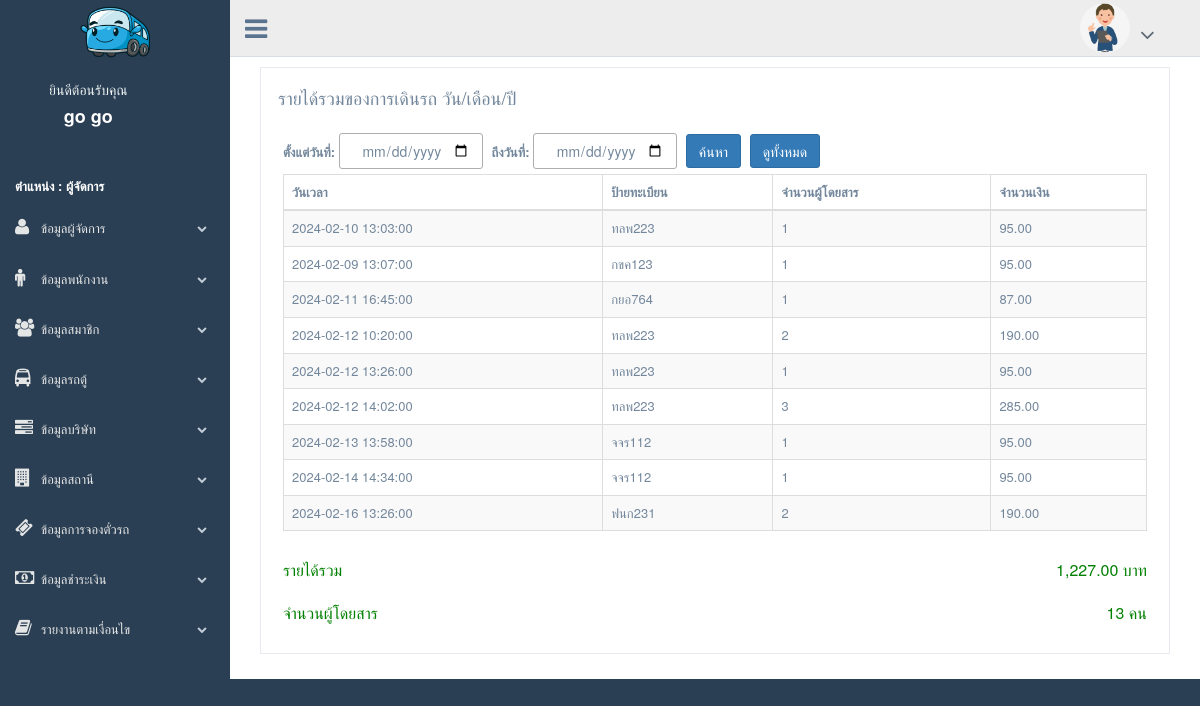
/backend/admin/reports_dmy.php (signed in), run on the app's committed database.
### tables this page shows
CREATE TABLE `tb_type` (
  `type_id` int(11) NOT NULL,
  `type_name` varchar(20) NOT NULL
);

CREATE TABLE `tb_payment` (
  `payment_id` int(11) NOT NULL,
  `payment_type` varchar(10) NOT NULL,
  `payment_fname` varchar(100) NOT NULL,
  `payment_lname` varchar(100) NOT NULL,
  `payment_no` varchar(6) NOT NULL,
  `payment_bank` int(11) NOT NULL,
  `payment_pay` double NOT NULL,
  `payment_tel` varchar(10) NOT NULL,
  `payment_date_time` datetime NOT NULL,
  `payment_pic` varchar(255) NOT NULL,
  `company_id` int(11) NOT NULL,
  `payment_status` int(11) NOT NULL DEFAULT '0',
  `user_idcard` varchar(13) NOT NULL,
  `station_id` int(11) NOT NULL,
  `status` int(11) NOT NULL,
  `tickets_id` int(11) NOT NULL,
  `carservice_vehicle` char(10) NOT NULL
);

CREATE TABLE `tb_tickets` (
  `tickets_id` int(11) NOT NULL,
  `tickets_date_time` datetime NOT NULL,
  `amount` varchar(3) NOT NULL,
  `station_price_tickets` double NOT NULL,
  `tickets_no` varchar(10) NOT NULL,
  `user_idcard` varchar(13) DEFAULT NULL,
  `station_id` int(11) NOT NULL,
  `company_id` int(11) NOT NULL,
  `status` int(11) NOT NULL,
  `tickets_type` varchar(50) NOT NULL,
  `carservice_vehicle` char(10) NOT NULL
);

### class_conn.php (called while the page is built, shortened)
<?php
class class_conn{
public $db_server = "localhost";
public $db_username = "root";
public $db_password = "0852009988";
public $db_database = "db_vantickets2";
public function select_base($sql){
$db_server = $this->db_server;
$db_username = $this->db_username;
$db_password = $this->db_password;
$db_database = $this->db_database;
$con = mysqli_connect($db_server,$db_username,$db_password,$db_database);
mysqli_set_charset($con,"utf8");
$result = mysqli_query($con,$sql);
return $result;
}
}
?>

### backend/admin/reports_dmy.php (the view, shortened to what this page needs)
<?php include('header.php'); ?>
<div class="right_col" role="main">
    <div class="col-md-12 col-sm-12 col-xs-12">
        <div class="x_panel">
            <h2>รายได้รวมของการเดินรถ วัน/เดือน/ปี</h2>
            <div class="x_content">
                <p class="text-muted font-13 m-b-30">
                <form action="reports_day.php" method="POST">
                    <div>
                        <label for="start_date">ตั้งแต่วันที่:</label>
                        <input type="date" name="start_date" class="btn btn-light" style="border: 0.1rem solid #adadad;"
                            required>
                        <label for="end_date">ถึงวันที่:</label>
                        <input type="date" name="end_date" class="btn btn-light" style="border: 0.1rem solid #adadad;"
                            required>
                        <button type="submit" name="submit" class="btn btn-primary">ค้นหา</button>
                        <a href="reports_dmy.php" class="btn btn-primary">ดูทั้งหมด</a>
                    </div>
                </form>
                <table id="expenseTable" class="table table-striped table-bordered">
                    <thead>
                        <tr>
                        <tr>
                            <th>วันเวลา</th>
                            <th>ป้ายทะเบียน</th>
                            <th>จำนวนผู้โดยสาร</th>
                            <th>จำนวนเงิน</th>
                        </tr>
                        </tr>
                    </thead>
                    <tbody>
                        <?php
                        $status = 1;
                        $sql = "SELECT *,
                            c.company_name AS c_name,
                            b.bank_name AS b_name,
                            b.bank_number AS b_number,
                            s.station_registration,
                            t.amount
                            FROM tb_payment p
                            JOIN tb_company c ON p.company_id = c.company_id
                            JOIN tb_bank b ON b.bank_id = p.payment_bank
                            JOIN tb_station s ON s.station_id = p.station_id
                            JOIN tb_tickets t ON t.tickets_id = p.tickets_id
                            WHERE p.payment_status = '$status' and DATE(p.payment_date_time)";
                        $result = $cls_conn->select_base($sql);
                        while ($row = mysqli_fetch_array($result)) {
                            ?>
                            <tr>
                                <td>
                                    <?= $row['payment_date_time']; ?>
                                </td>
                                <td>
                                    <?= $row['carservice_vehicle']; ?>
                                </td>
                                <td>
                                    <?= $row['amount']; ?>
                                </td>
                                <td>
                                    <?= number_format((intval($row['payment_pay'])), 2, ".", ","); ?>
                                </td>
                            </tr>
                            <?php
                        }
                        ?>
                    </tbody>
                </table>
                <label style="display: flex; align-items: center;">
                    <h4 style="margin-right: 10px;">รายได้รวม</h4>
                    <h4 style="margin-left: auto;">
                        <?php
                        $totalRevenue = 0;
                        mysqli_data_seek($result, 0);
                        while ($row = mysqli_fetch_array($result)) {
                            $totalRevenue += $row['payment_pay'];
                        }
                        echo number_format($totalRevenue, 2, ".", ",") . ' บาท';
                        ?>
                    </h4>
                </label>
                <label style="display: flex; align-items: center;">
                    <h4 style="margin-right: 10px;">จำนวนผู้โดยสาร</h4>
                    <h4 style="margin-left: auto;">
                        <?php
                        $totalRevenue = 0;
                        mysqli_data_seek($result, 0);
                        while ($row = mysqli_fetch_array($result)) {
                            $totalRevenue += $row['amount'];
                        }
                        echo number_format($totalRevenue) . ' คน';
                        ?>
                    </h4>
                </label>
            </div>
        </div>
    </div>
</div>
<?php include('footer.php'); ?>

### backend/admin/header.php (shortened to what this page needs)
<?php
include('../../class_conn.php');
$cls_conn = new class_conn;
?>
<!DOCTYPE html>
<html lang="en">
<head>
    <link href="../template/vendors/bootstrap/dist/css/bootstrap.min.css" rel="stylesheet">
    <link href="../template/vendors/font-awesome/css/font-awesome.min.css" rel="stylesheet">
    <link href="../template/vendors/nprogress/nprogress.css" rel="stylesheet">
    <link href="../template/vendors/iCheck/skins/flat/green.css" rel="stylesheet">
    <link href="../template/vendors/bootstrap-progressbar/css/bootstrap-progressbar-3.3.4.min.css" rel="stylesheet">
    <link href="../template/vendors/jqvmap/dist/jqvmap.min.css" rel="stylesheet" />
    <link href="../template/vendors/bootstrap-daterangepicker/daterangepicker.css" rel="stylesheet">
    <link href="../template/build/css/custom.min.css" rel="stylesheet">
    <link rel="stylesheet" href="https://cdn.jsdelivr.net/npm/sweetalert2@11.7.1/dist/sweetalert2.min.css">
</head>
<body class="nav-md">
    <div class="container body">
        <div class="main_container">
            <div class="col-md-3 left_col">
                <div class="left_col scroll-view">
                    <div class="navbar nav_title" style="border: 0;" align="center"><img src="../../frontend/image/car.png" width="px" height="70px" /><span></span> </div>
                    <div class="profile clearfix" style="margin-left:20px;">
                        <?php if (!isset($_SESSION['admin_id']) && !isset($_SESSION['employee_id'])) {
                            echo $cls_conn->goto_page(0, '../../login.php')
                        ?>
                        <?php  } else if (isset($_SESSION['admin_id'])) { ?>
                            <div class="profile_info" style="text-align :center;"> <span>
                                    <h2>ยินดีต้อนรับคุณ</h2>
                                    <h4 style="font-weight: bold; color:white;"> <?= $_SESSION['admin_fname'] . " " . $_SESSION['admin_lname']; ?></h4>
                                </span>
                            </div>
                        <?php   } else if (isset($_SESSION['employee_id'])) { ?>
                            <div class="profile_info" style="text-align :center;"> <span>
                                    <h2>ยินดีต้อนรับคุณ </h2>
                                    <h4 style="font-weight: bold; color:white;"><?= $_SESSION['employee_fname'] . " " . $_SESSION['employee_lname']; ?></h4>
                                    <?php
                                            $company = $_SESSION['company_id'];
                                            $sql = "select company_name from tb_company where company_id = ' $company'";
                                            $rsd = $cls_conn->select_base($sql);
                                            $row = $rsd->fetch_array();
                                            $companyName = $row['company_name'];
                                    ?>
                                    <h5 style="font-weight: bold; color:white;">บริษัท : <?=$companyName;?></h5>
                                </span>
                            </div>
                        <?php } ?>
                    </div>
                    <br />
                    <div id="sidebar-menu" class="main_menu_side hidden-print main_menu">
                        <div class="menu_section">
                            <ul class="nav side-menu">
                                <?php
                                $id = $_SESSION['type_id'];
                                $sql_a = "select type_name from tb_type where type_id = '$id'";
                                $rsd = $cls_conn->select_base($sql_a);
                                $row = $rsd->fetch_assoc();
                                $type_id = $row['type_name'];
                                if ($type_id === "ผู้จัดการ") { ?>
                                    <div class="">
                                        <p style="color:white; padding-left:15px;font-weight:bold;">ตำแหน่ง : <?= $type_id; ?></p>
                                    </div>
                                    <li><a><i class="fa fa-user"></i>ข้อมูลผู้จัดการ<span class="fa fa-chevron-down"></span></a>
                                    </li>
                                    <li><a><i class="fa fa-male"></i>ข้อมูลพนักงาน<span class="fa fa-chevron-down"></span></a>
                                    </li>
                                    <li><a><i class="fa fa-group"></i>ข้อมูลสมาชิก<span class="fa fa-chevron-down"></span></a>
                                    </li>
                                    <li><a><i class="fa fa-bus"></i>ข้อมูลรถตู้<span class="fa fa-chevron-down"></span></a>
                                    </li>
                                    <li><a><i class="fa fa-tasks"></i>ข้อมูลบริษัท<span class="fa fa-chevron-down"></span></a>
                                    </li>
                                    <li><a><i class="fa fa-building"></i>ข้อมูลสถานี<span class="fa fa-chevron-down"></span></a>
                                    </li>
                                    <li><a><i class="fa fa-ticket"></i>ข้อมูลการจองตั๋วรถ<span class="fa fa-chevron-down"></span></a>
                                    </li>
                                    <li><a><i class="fa fa-money"></i>ข้อมูลชำระเงิน<span class="fa fa-chevron-down"></span></a>
                                    </li>
                                    <li><a><i class="fa fa-book"></i>รายงานตามเงื่อนไข<span class="fa fa-chevron-down"></span></a>
                                    </li>
                                <?php    } ?>
                            </ul>
                        </div>
                    </div>
                </div>
            </div>
            <div class="top_nav">
                <div class="nav_menu">
                    <nav>
                        <div class="nav toggle"> <a id="menu_toggle"><i class="fa fa-bars"></i></a> </div>
                        <ul class="nav navbar-nav navbar-right" style="padding: 3px 0 3px 0;">
                            <li class="" style="display: grid;grid-template-columns: 60px 60px;">
                                <?php if (isset($_SESSION['admin_id'])) { ?>
                                    <span><img src="../../upload/<?= $_SESSION['admin_image']; ?>" style="width:50px;height:50px;border-radius: 50%;"></span>
                                    <span style="padding-top: 20px;">
                                        <a href="javascript:;" class="user-profile dropdown-toggle" data-toggle="dropdown" aria-expanded="false"> <span class=" fa fa-angle-down" style="font-size: 23px;"></span> </a>
                                    </span>
                                <?php } else if (isset($_SESSION['employee_id'])) { ?>
                                    <span><img src="../../upload/<?= $_SESSION['employee_image']; ?>" style="width:50px;height:50px;border-radius: 50%;"></span>
                                    <span style="padding-top: 20px;">
                                        <a href="javascript:;" class="user-profile dropdown-toggle" data-toggle="dropdown" aria-expanded="false"> <span class=" fa fa-angle-down" style="font-size: 23px;"></span> </a>
                                        <ul class="dropdown-menu dropdown-usermenu pull-right">
                                            <li><a href="editProfile_employee.php">แก้ไขข้อมูลส่วนตัว</a></li>
                                            <li><a href="logout.php"><i class="fa fa-sign-out"></i>ออกจากระบบ</a></li>
                                    </span>
                                <?php } ?>
                            </li>
                        </ul>
                    </nav>
                </div>
            </div>

### backend/admin/reports_dmy.php (style rules this page uses)
h4 { color: green; }

### data on the page
tb_type: type_name "ผู้จัดการ"
tb_payment: payment_date_time "2024-02-10 13:03:00", tickets.carservice_vehicle "ทลพ223", tickets.amount "1", payment_pay "95.00"
tb_payment: payment_date_time "2024-02-09 13:07:00", tickets.carservice_vehicle "กขค123", tickets.amount "1", payment_pay "95.00"
tb_payment: payment_date_time "2024-02-11 16:45:00", tickets.carservice_vehicle "กยอ764", tickets.amount "1", payment_pay "87.00"
tb_payment: payment_date_time "2024-02-12 10:20:00", tickets.carservice_vehicle "ทลพ223", tickets.amount "2", payment_pay "190.00"
tb_payment: payment_date_time "2024-02-12 13:26:00", tickets.carservice_vehicle "ทลพ223", tickets.amount "1", payment_pay "95.00"
tb_payment: payment_date_time "2024-02-12 14:02:00", tickets.carservice_vehicle "ทลพ223", tickets.amount "3", payment_pay "285.00"
tb_payment: payment_date_time "2024-02-13 13:58:00", tickets.carservice_vehicle "จจร112", tickets.amount "1", payment_pay "95.00"
tb_payment: payment_date_time "2024-02-14 14:34:00", tickets.carservice_vehicle "จจร112", tickets.amount "1", payment_pay "95.00"
tb_payment: payment_date_time "2024-02-16 13:26:00", tickets.carservice_vehicle "ฟนก231", tickets.amount "2", payment_pay "190.00"

### other printed values
$_SESSION['admin_fname'] "go"
$_SESSION['admin_lname'] "go"
$totalRevenue "1,227.00"
$totalRevenue "13"
